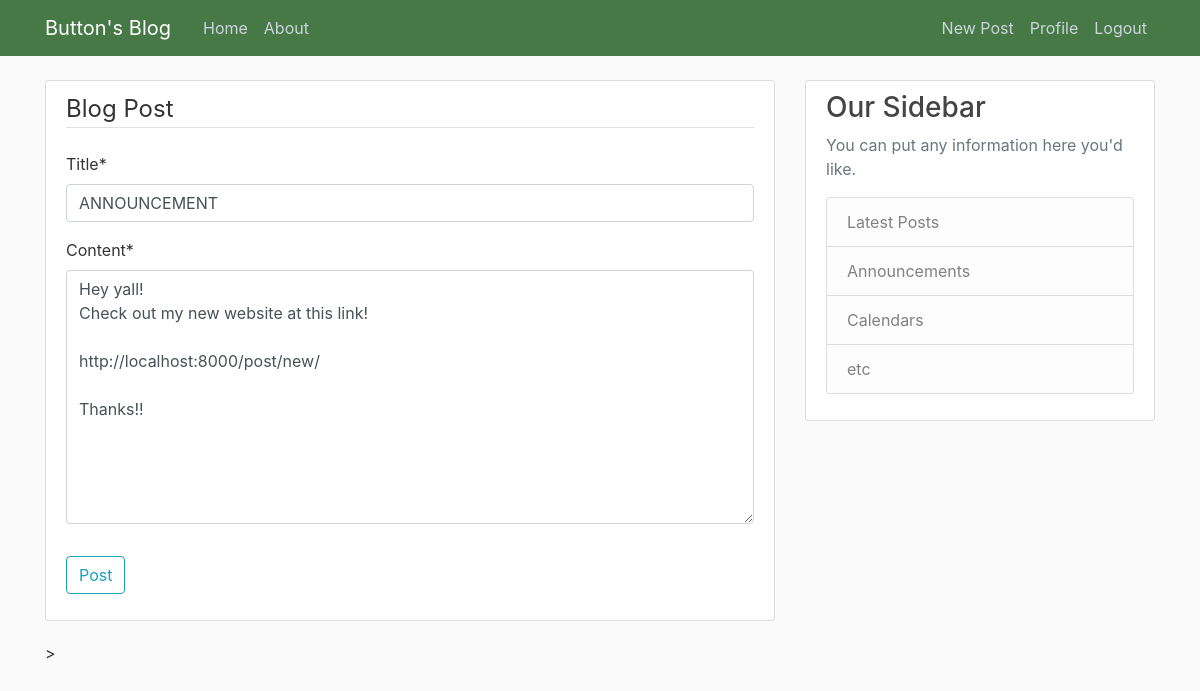
/post/9/update/ (signed in), run on the app's committed database.
### blog/models.py (models this page shows, shortened)
class Post(models.Model):
    title = models.CharField(max_length=100)
    content = models.TextField()
    date_posted = models.DateTimeField(default=timezone.now)
    author = models.ForeignKey(User, on_delete=models.CASCADE)

### blog/views.py (the view, shortened to what this page needs)
# urls.py: path('post/<int:pk>/update/', PostUpdateView.as_view(), name='post-update'),
class PostUpdateView(LoginRequiredMixin, UserPassesTestMixin, UpdateView):
    model = Post
    fields = ['title', 'content']
    def test_func(self):
        post = self.get_object()
        if self.request.user == post.author:
            return True
        return False

### blog/templates/blog/post_form.html (shortened to what this page needs)
{% extends "blog/base.html" %}
{% load crispy_forms_tags %}
{% block content %}
    <div class="content-section">
        <form method="POST">
            <fieldset class="form-group">
                <legend class="border-bottom mb-4">Blog Post</legend>
                {{ form|crispy }}
            </fieldset>
            <div class="form-group">
                <button class="btn btn-outline-info" type="submit">Post</button>
            </div>
        </form>
    </div>>
{% endblock content %}

### blog/static/blog/main.css (style rules this page uses)
body { background: #fafafa; color: #333333; margin-top: 5rem; }
.content-section { background: #ffffff; padding: 10px 20px; border: 1px solid #dddddd; border-radius: 3px; margin-bottom: 20px; }

### data on the page
Post: title "ANNOUNCEMENT", content "Hey yall! Check out my new website at this link! http://localhost:8000/post/new/ Thanks!!"
